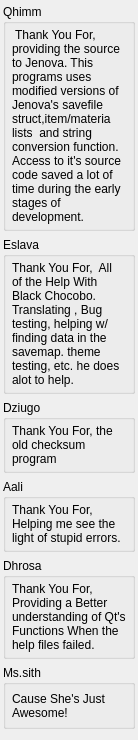
         <widget class="QWidget" name="scrollAreaWidgetContents_2">
          <property name="geometry">
           <rect>
            <x>0</x>
            <y>0</y>
            <width>138</width>
            <height>740</height>
           </rect>
          </property>
          <layout class="QVBoxLayout" name="verticalLayout_11">
           <property name="leftMargin">
            <number>3</number>
           </property>
           <property name="topMargin">
            <number>4</number>
           </property>
           <property name="rightMargin">
            <number>3</number>
           </property>
           <item>
            <widget class="QGroupBox" name="groupBox">
             <property name="title">
              <string notr="true">Qhimm</string>
             </property>
             <layout class="QHBoxLayout" name="horizontalLayout_16">
              <property name="leftMargin">
               <number>6</number>
              </property>
              <property name="topMargin">
               <number>4</number>
              </property>
              <property name="bottomMargin">
               <number>4</number>
              </property>
              <item>
               <widget class="QLabel" name="label_30">
                <property name="text">
                 <string> Thank You For, providing the source to Jenova. This programs uses modified versions of Jenova's savefile struct,item/materia lists  and string conversion function. Access to it's source code saved a lot of time during the early stages of development.</string>
                </property>
                <property name="wordWrap">
                 <bool>true</bool>
                </property>
               </widget>
              </item>
             </layout>
            </widget>
           </item>
           <item>
            <widget class="QGroupBox" name="groupBox_2">
             <property name="title">
              <string notr="true">Eslava</string>
             </property>
             <layout class="QHBoxLayout" name="horizontalLayout_17">
              <property name="leftMargin">
               <number>6</number>
              </property>
              <property name="topMargin">
               <number>4</number>
              </property>
              <property name="rightMargin">
               <number>6</number>
              </property>
              <property name="bottomMargin">
               <number>4</number>
              </property>
              <item>
               <widget class="QLabel" name="label_31">
                <property name="text">
                 <string>Thank You For,  All of the Help With Black Chocobo. Translating , Bug testing, helping w/ finding data in the savemap. theme testing, etc. he does alot to help.</string>
                </property>
                <property name="wordWrap">
                 <bool>true</bool>
                </property>
               </widget>
              </item>
             </layout>
            </widget>
           </item>
           <item>
            <widget class="QGroupBox" name="groupBox_3">
             <property name="title">
              <string notr="true">Dziugo</string>
             </property>
             <layout class="QHBoxLayout" name="horizontalLayout_18">
              <property name="leftMargin">
               <number>6</number>
              </property>
              <property name="topMargin">
               <number>4</number>
              </property>
              <property name="rightMargin">
               <number>6</number>
              </property>
              <property name="bottomMargin">
               <number>4</number>
              </property>
              <item>
               <widget class="QLabel" name="label_32">
                <property name="text">
                 <string>Thank You For, the old checksum program</string>
                </property>
                <property name="wordWrap">
                 <bool>true</bool>
                </property>
               </widget>
              </item>
             </layout>
            </widget>
           </item>
           <item>
            <widget class="QGroupBox" name="groupBox_4">
             <property name="title">
              <string notr="true">Aali</string>
             </property>
             <layout class="QHBoxLayout" name="horizontalLayout_19">
              <property name="leftMargin">
               <number>6</number>
              </property>
              <property name="topMargin">
               <number>4</number>
              </property>
              <property name="rightMargin">
               <number>6</number>
              </property>
              <property name="bottomMargin">
               <number>4</number>
              </property>
              <item>
               <widget class="QLabel" name="label_33">
                <property name="text">
                 <string>Thank You For, Helping me see the light of stupid errors. </string>
                </property>
                <property name="wordWrap">
                 <bool>true</bool>
                </property>
               </widget>
              </item>
             </layout>
            </widget>
           </item>
           <item>
            <widget class="QGroupBox" name="groupBox_5">
             <property name="title">
              <string notr="true">Dhrosa</string>
             </property>
             <layout class="QHBoxLayout" name="horizontalLayout_20">
              <property name="leftMargin">
               <number>6</number>
              </property>
              <property name="topMargin">
               <number>4</number>
              </property>
              <property name="rightMargin">
               <number>6</number>
              </property>
              <property name="bottomMargin">
               <number>4</number>
              </property>
              <item>
               <widget class="QLabel" name="label_34">
                <property name="text">
                 <string>Thank You For, Providing a Better understanding of Qt's Functions When the help files failed.</string>
                </property>
                <property name="wordWrap">
                 <bool>true</bool>
                </property>
               </widget>
              </item>
             </layout>
            </widget>
           </item>
           <item>
            <widget class="QGroupBox" name="groupBox_6">
             <property name="title">
              <string notr="true">Ms.sith</string>
             </property>
             <layout class="QHBoxLayout" name="horizontalLayout_21">
              <property name="leftMargin">
               <number>6</number>
              </property>
              <property name="topMargin">
               <number>4</number>
              </property>
              <property name="rightMargin">
               <number>6</number>
              </property>
              <property name="bottomMargin">
               <number>4</number>
              </property>
              <item>
               <widget class="QLabel" name="label_35">
                <property name="text">
                 <string>Cause She's Just Awesome!</string>
                </property>
                <property name="wordWrap">
                 <bool>true</bool>
                </property>
               </widget>
              </item>
             </layout>
            </widget>
           </item>
          </layout>
         </widget>
